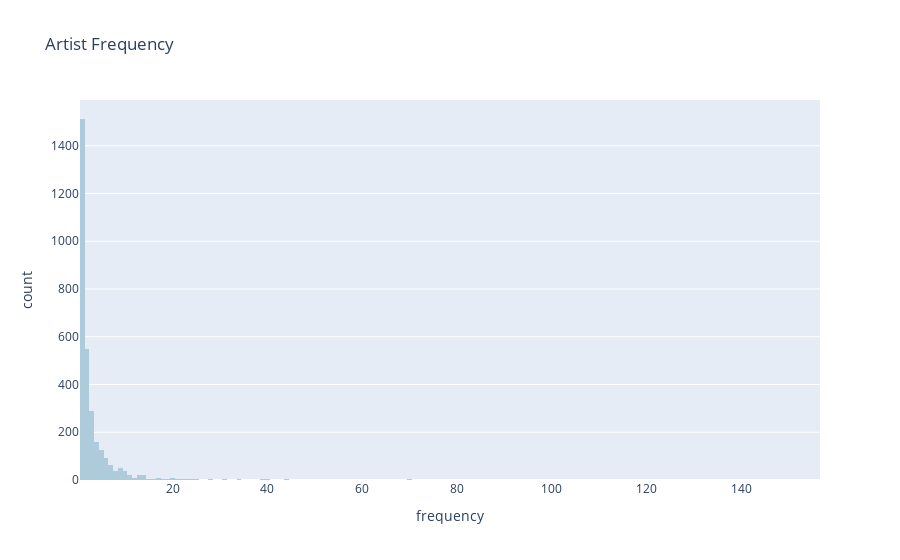

Notebook cell for this chart:
### Markdown cell above
### 1. Artists

### Code cell
artist_frequency = data["artist"].value_counts().sort("count").rename({"count": "frequency"})
print(f"Number of artists: {len(set(data['artist'].to_list()))}")

fig = px.histogram(
    artist_frequency, x="frequency", title="Artist Frequency", color_discrete_sequence=COLORS[2:3]
)
fig.show()

### Figure 1 — Plotly figure (JSON) as saved in the notebook; plotly's stock layout.template omitted (floating-point values rounded to 4 significant figures; data arrays with more than 128 entries replaced by an {"elided": "..."} marker saying what was removed)
{"data": [{"bingroup": "x", "hovertemplate": "frequency=%{x}<br>count=%{y}<extra></extra>", "legendgroup": "", "marker": {"color": "#aecbdc", "pattern": {"shape": ""}}, "name": "", "orientation": "v", "showlegend": false, "type": "histogram", "x": {"elided": "3112 int values"}, "xaxis": "x", "yaxis": "y"}], "layout": {"barmode": "relative", "legend": {"tracegroupgap": 0}, "title": {"text": "Artist Frequency"}, "xaxis": {"anchor": "y", "domain": [0, 1], "title": {"text": "frequency"}}, "yaxis": {"anchor": "x", "domain": [0, 1], "title": {"text": "count"}}}}
